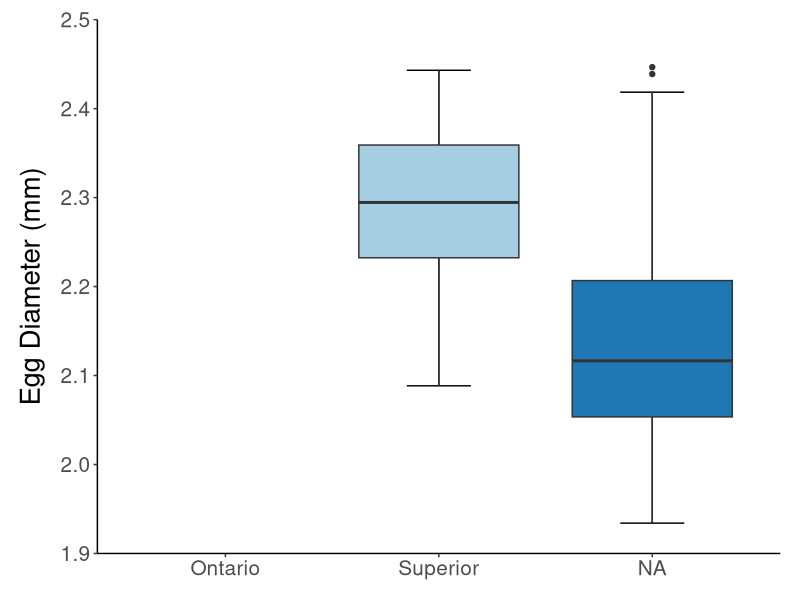

The R script that drew this image: (Note: this script raises an error after producing the figure.)
# Clear the environment first ---------------------------------------------
rm(list = ls(all.names = TRUE))

# Load packages -----------------------------------------------------------
library(dplyr)
library(readxl)
library(magrittr)
library(ggplot2)

# Load embryo diameter data -----------------------------------------------
data <- read_excel("data/Coregonine-Temperature-Experiment-EmbryoMeasurements.xlsx", sheet = "Data") %>% 
  mutate(female = factor(female)) %>% 
  filter(fert_success == "y")


data.summary <- data %>% group_by(population) %>% 
  summarize(mean.diam = mean(dia_mm),
            sd.diam = sd(dia_mm))

# Visualizations ----------------------------------------------------------
ggplot(data, aes(x = population, y = dia_mm, fill = population)) +
  stat_boxplot(geom = 'errorbar', width = 0.3) +
  geom_boxplot() +
  scale_y_continuous(limits = c(1.9, 2.5), breaks = seq(1.9, 2.5, 0.1), expand = c(0, 0)) +
  scale_x_discrete(labels = c("Ontario", "Superior")) +
  scale_fill_manual(labels = c("Ontario    ", "Superior"), 
                    values = c("#a6cee3", "#1f78b4")) +
  labs(x = "", y = "Egg Diameter (mm)") +
  theme_classic() +
  theme(axis.title.x = element_blank(),
        axis.title.y = element_text(color = "Black", size = 20, margin = margin(0, 10, 0, 0)),
        axis.text.x = element_text(size = 15),
        axis.text.y = element_text(size = 15),
        legend.position = "none",
        plot.margin = unit(c(5, 5, 5, 5), 'mm'))

ggsave("figures/adult/2020-EmbryoDiameter.png", width = 5, height = 7, dpi = 300)
